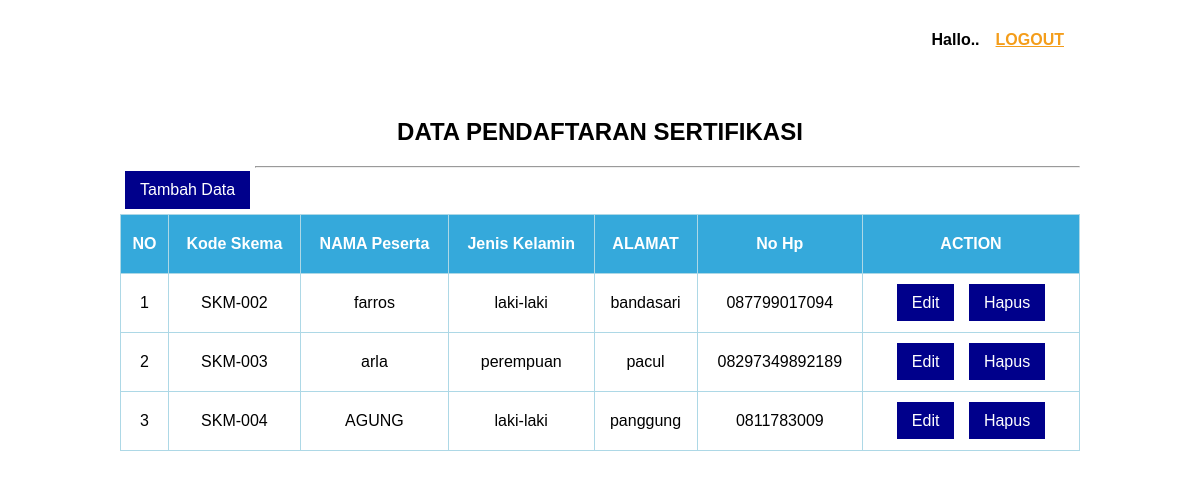
/admin/data_pendaftar.php, run on the app's committed database.
### tables this page shows
CREATE TABLE `tb_peserta` (
  `id_peserta` int(11) NOT NULL,
  `Kd_skema` varchar(100) NOT NULL,
  `Nm_peserta` varchar(100) NOT NULL,
  `Jekel` enum('laki-laki','perempuan') NOT NULL,
  `Alamat` varchar(255) NOT NULL,
  `No_hp` varchar(255) NOT NULL
);

### admin/data_pendaftar.php (the view, shortened to what this page needs)
<?php
	include 'koneksi.php';
?>
<!DOCTYPE html>
<html lang="en">
<head>
</head>
<body>
	<header>
	<div class="wrapper">
	<div class="menu">
		<ul>
			<li><strong>Hallo.. <?php echo $_SESSION ['username'];?></strong></li>
			<li><a href="logout.php" onclick="return confirm('Konfirmasi logout!')">LOGOUT</a></li>
		</ul>
	</div>
	</div>
	</header>
	<br>
	<h2>DATA PENDAFTARAN SERTIFIKASI</h2>
	<a href="tambah_peserta.php" class="btn">Tambah Data</a>
	<hr>
	<table class="table1">
		<thead>
		<tr>
			<th>NO</th>
			<th>Kode Skema</th>
			<th>NAMA Peserta</th>
			<th>Jenis Kelamin</th>
			<th>ALAMAT</th><br>
			<th >No Hp</th>
			<th width="200px">ACTION</th>
		</tr>
		</thead>
		<tbody>
			<?php
			 $no = 1;
			 $data = mysqli_query($koneksi, "select * from tb_peserta");
			 while ($d=mysqli_fetch_array($data)) {
			 ?>
		<tr>
			<td><?php echo $no++; ?></td>
			<td><?php echo $d['Kd_skema'];?></td>
			<td><?php echo $d['Nm_peserta'];?></td>
			<td><?php echo $d['Jekel'];?></td>
			<td><?php echo $d['Alamat'];?></td>
			<td><?php echo $d['No_hp'];?></td>
			<td><a href="edit_peserta.php? id_peserta=<?php echo $d['id_peserta'];?>" class="btn-edit">Edit</a>
				<a href="delete_peserta.php?id_peserta=<?php echo $d['id_peserta'];?>" onclick="return confirm('Apakah akan menghapus data ini? ')" class="btn-hapus">Hapus</a>
			</td>
		</tr>
	<?php } ?>
		</tbody>
	</table>
</body>
</html>

### admin/data_pendaftar.php (style rules this page uses)
body { font-family: sans-serif; width: 80%; text-align: center; margin: auto; text-decoration : none; }
header { width: 100%; margin: auto; display: flex; line-height: 80px; position: sticky; top: 0; z-index: 1; }
.wrapper { width: 100%; margin: auto; position: relative; }
.menu { float: right; }
ul { list-style-type: none; margin: 0; padding: 0; overflow: hidden; }
ul li { float: left; display: inline; }
ul li a { color: #F49D1A; font-weight: bold; text-align: center; padding: 0px 16px 0px 16px; }
.table1 { font-family: sans-serif; border-collapse: collapse; width: 100%; margin: auto; }
.table1 tr th { background: #35A9DB; color: #fff; text-align: center; padding: 20px 8px; }
.table1, th, td { text-align: center; padding: 20px 8px; border: 1px solid lightblue; }
.btn-edit { background: darkblue; padding: 10px 15px 10px 15px; color: #fff; font-family: sans-serif; margin: 5px 5px; text-decoration: none; }
.btn-hapus { background: darkblue; padding: 10px 15px 10px 15px; color: #fff; font-family: sans-serif; margin: 5px 5px; text-decoration: none; }
.btn { background: darkblue; padding: 10px 15px 10px 15px; color: #fff; font-family: sans-serif; margin: 5px 5px; text-decoration: none; float: left; }

### data on the page
tb_peserta: Kd_skema "SKM-002", Nm_peserta "farros", Jekel "laki-laki", Alamat "bandasari", No_hp "087799017094"
tb_peserta: Kd_skema "SKM-003", Nm_peserta "arla", Jekel "perempuan", Alamat "pacul", No_hp "08297349892189"
tb_peserta: Kd_skema "SKM-004", Nm_peserta "AGUNG", Jekel "laki-laki", Alamat "panggung", No_hp "0811783009"
